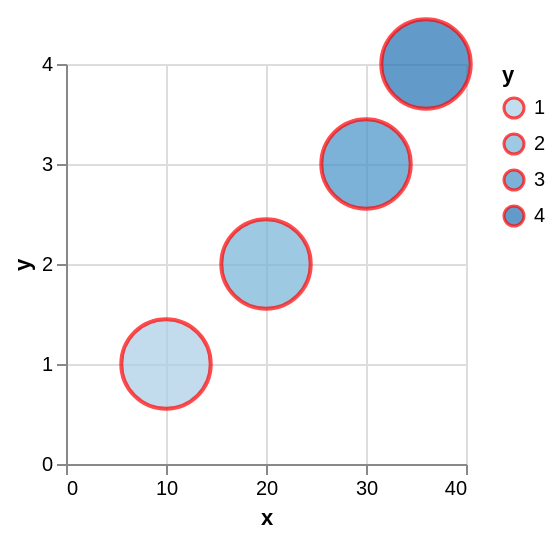

Vega-Lite specification for this chart:
### Vega-Lite specification from a JSON file in a GitHub repository (floating-point values rounded to 4 significant figures)
{"$schema": "https://vega.github.io/schema/vega-lite/v5.json", "data": {"values": [{"cat": "a", "val": 1, "x": 10, "y": 1}, {"cat": "b", "val": 2, "x": 20, "y": 2}, {"cat": "c", "val": 3, "x": 30, "y": 3}, {"cat": "d", "val": 4, "x": 36, "y": 4}]}, "encoding": {"color": {"field": "cat", "type": "nominal"}, "fill": {"field": "y", "type": "ordinal"}, "size": {"value": 2000}, "stroke": {"value": "red"}, "x": {"field": "x", "type": "quantitative"}, "y": {"field": "y", "type": "quantitative"}}, "height": 200, "mark": {"stroke": "black", "type": "circle"}, "width": 200}
